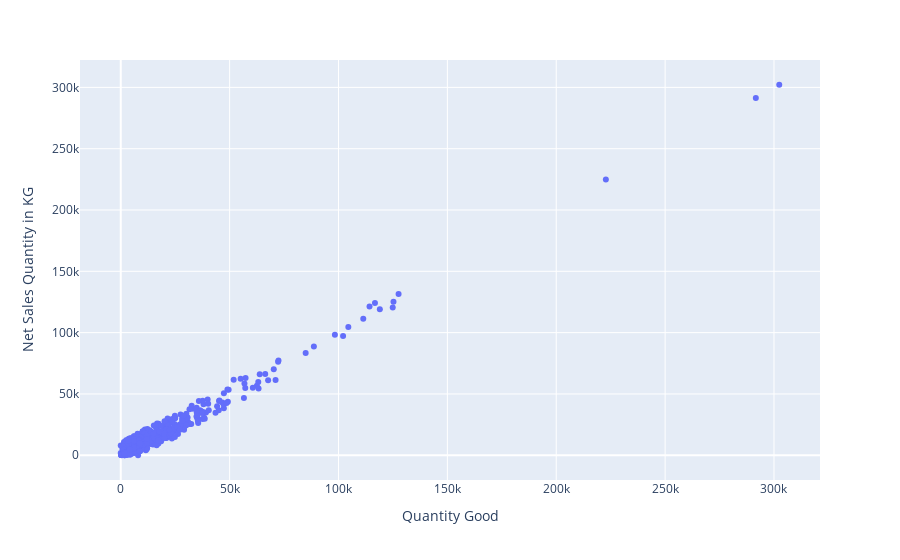

The notebook cell saved with this chart:
### Code cell
px.scatter(weight_match, 'Quantity Good', 'Net Sales Quantity in KG')

### Figure 1 — Plotly figure (JSON) as saved in the notebook; plotly's stock layout.template omitted (floating-point values rounded to 4 significant figures; data arrays with more than 128 entries replaced by an {"elided": "..."} marker saying what was removed)
{"data": [{"hoverlabel": {"namelength": 0}, "hovertemplate": "Quantity Good=%{x}<br>Net Sales Quantity in KG=%{y}", "legendgroup": "", "marker": {"color": "#636efa", "symbol": "circle"}, "mode": "markers", "name": "", "showlegend": false, "type": "scatter", "x": {"elided": "834 float values"}, "xaxis": "x", "y": {"elided": "834 float values"}, "yaxis": "y"}], "layout": {"legend": {"tracegroupgap": 0}, "margin": {"t": 60}, "xaxis": {"anchor": "y", "domain": [0, 1], "title": {"text": "Quantity Good"}}, "yaxis": {"anchor": "x", "domain": [0, 1], "title": {"text": "Net Sales Quantity in KG"}}}}
